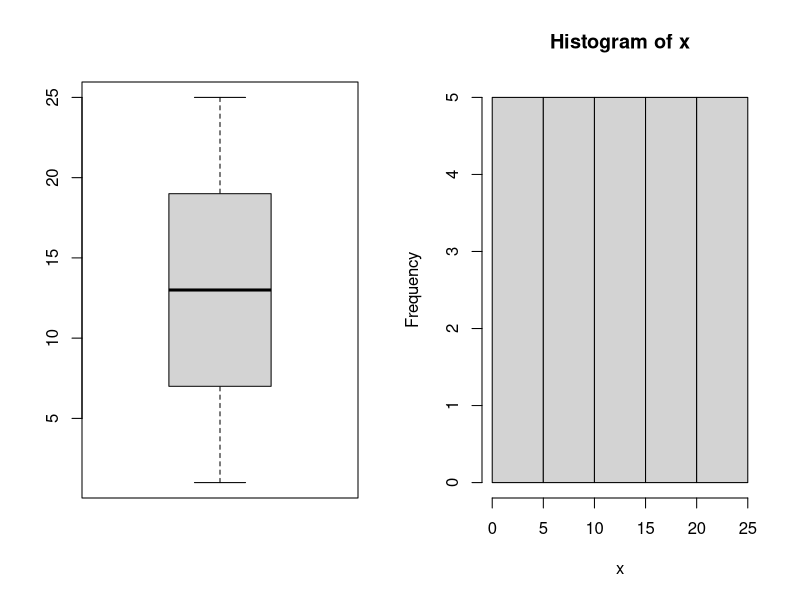
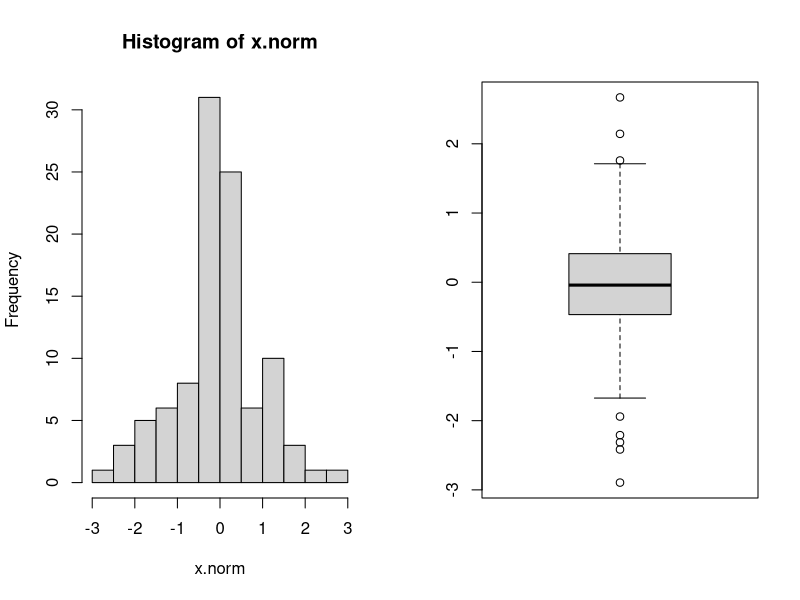
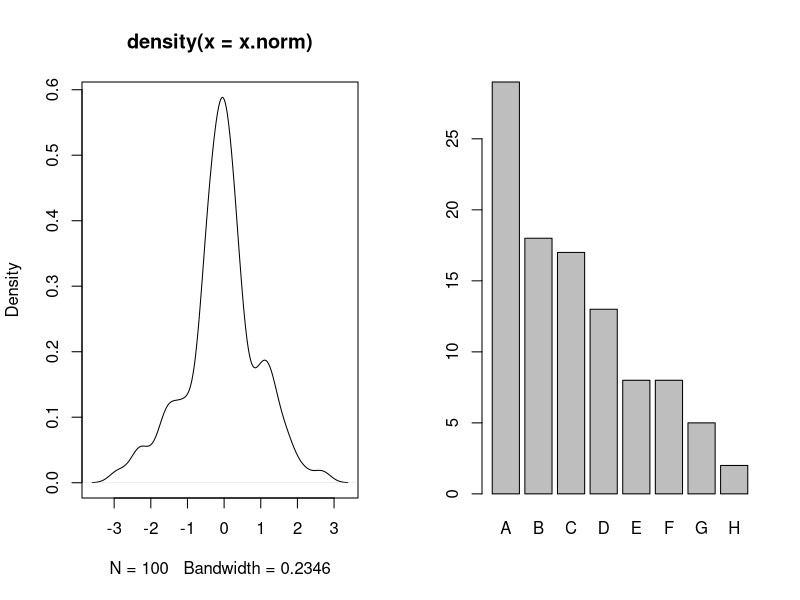
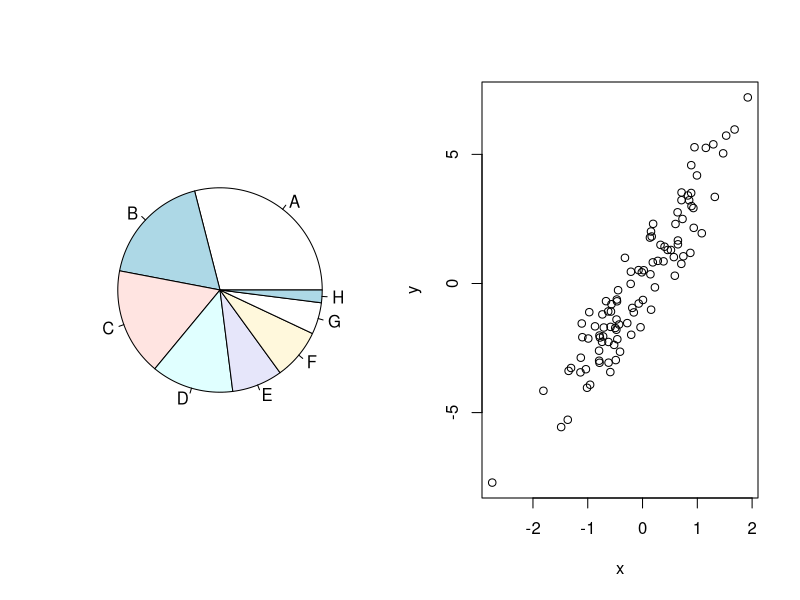
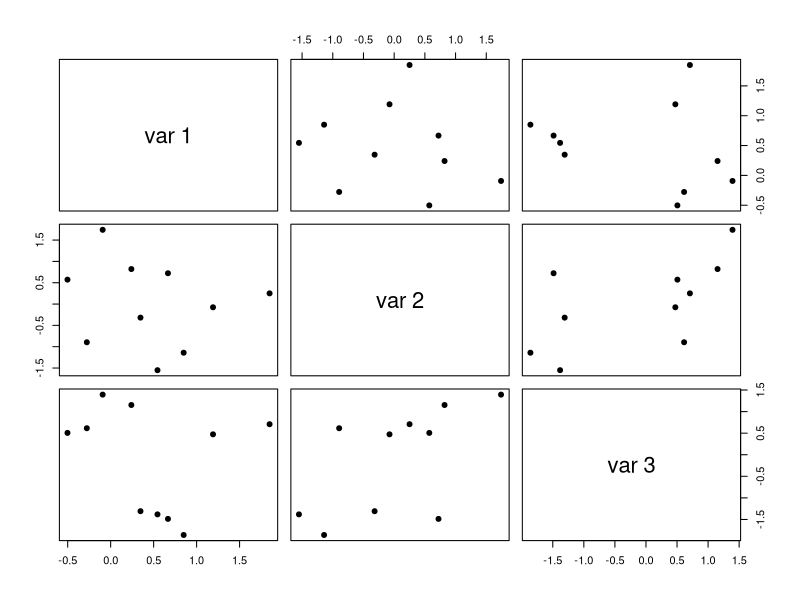
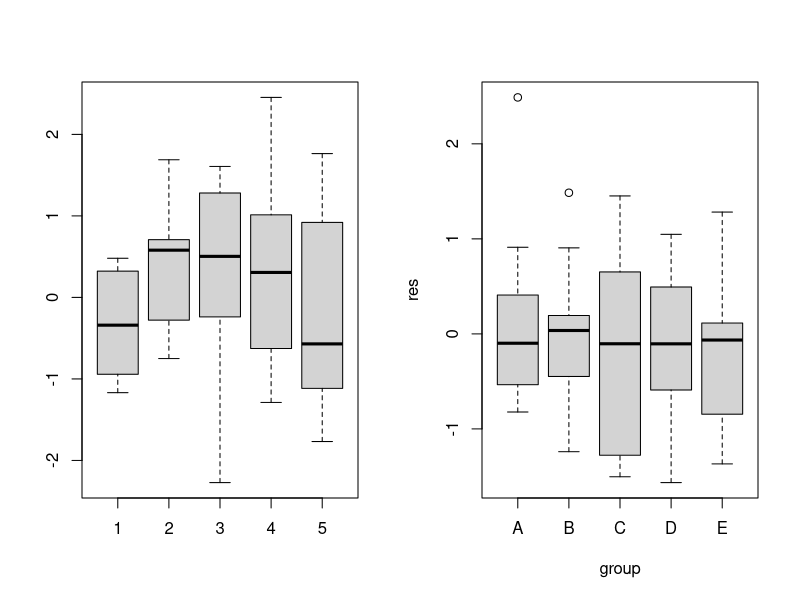
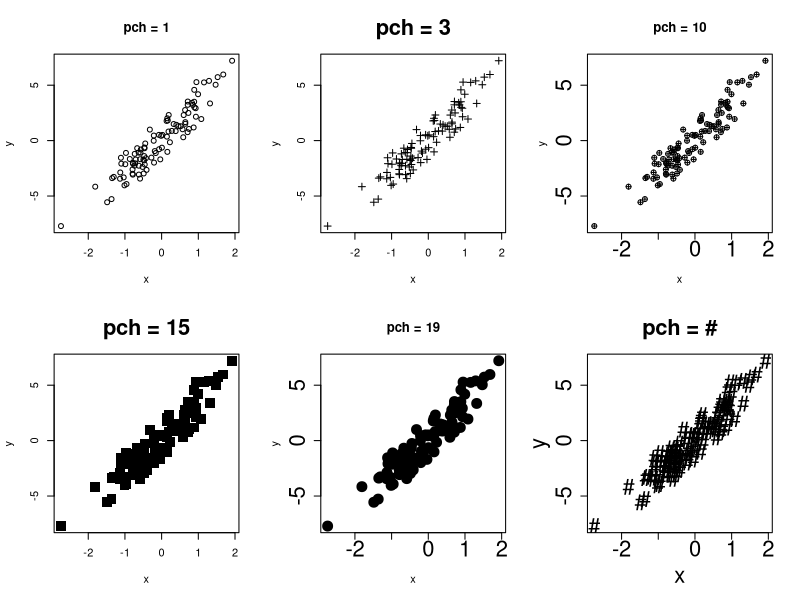
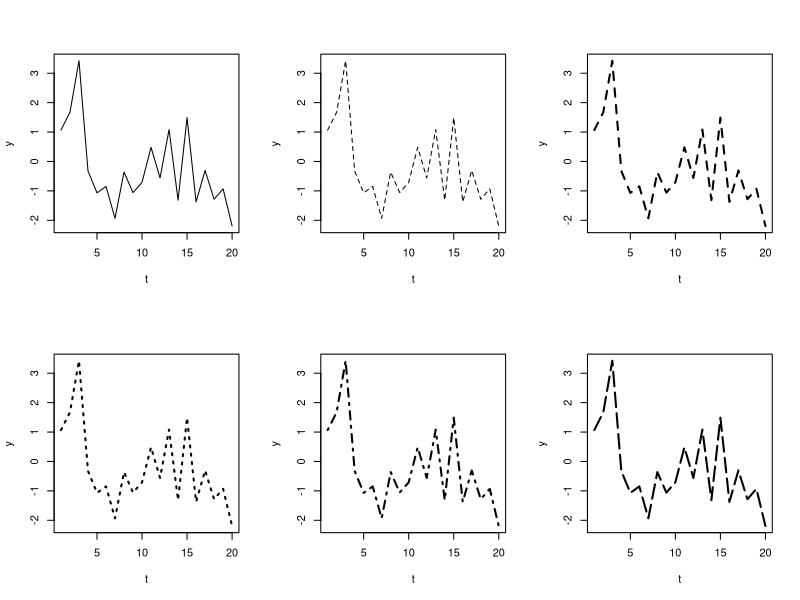

These figures' R source, in order:
## ---- chunk 1
knitr::opts_chunk$set(echo = TRUE)
## ---- chunk 2
5+3
5*3
5/3
5^3
5%%3
5%/%3
## ---- chunk 3
a<-2^4
b= 2^4
a
b
## ---- chunk 4
a<- 100
b<- 4
a * b - a
## ---- chunk 5
2500*0.01 /(1-(1+0.01)^(-10))
## ---- chunk 6
NA
0/0
2/0
-2/0
pi
1e-3
## ---- chunk 7
Inf+100
Inf-Inf+1
NaN+Inf
NA+Inf
NaN+NA
## ---- chunk 8
abs(-1)
## ---- chunk 9
exp(10)
log(10)
log2(2)
log10(10)
## ---- chunk 10
log(10, base = 10)
log(10, base = exp(1))
## ---- chunk 11
log10(10)
log(10)
## ---- chunk 12
2 ** 3
2^3
2^0.5
sqrt(2)
## ---- chunk 13
round(123.78543)
round(123.78543, digits = 2)
round(123.78543, digits= -2)
round(12378543, digits= -4)
signif(123.78543, digits =2)
signif(12378543, digits =2)
floor(123.78543)
ceiling(123.78543)
trunc(123.78543) #extract the integer part
## ---- chunk 14
x<- 1:25
mean(x)
var(x)
median(x)
quantile(x, c(0.1, 0.5, 0.7))
## ---- chunk 15
a<- 1:5
b<- 6:10
c<- 11:15
d<- 16:20
# construct a matrix, use rbind
m1<- rbind(a, b, c, d)
m1
## ---- chunk 16
# use cbind
m2<-cbind(a, b, c, d)
m2
## ---- chunk 17
# dim is dimension
dim(m1)
dim(m2)
## ---- chunk 18
x <-1:15
# use matrix(x, nrow = , ncol= )
matrix(x, nrow = 3, ncol= 5)
## ---- chunk 19
# use matrix(x, nrow = , ncol= , byrow = TRUE)
matrix(x, nrow = 3, ncol= 5, byrow = TRUE)
## ---- chunk 20
colnames(m1)
rownames(m1)
## ---- chunk 21
colnames(m1)<-c('v1','v2','v3','v4','v5')
m1
## ---- chunk 22
m1[2, 4]
m1[c(2,3), 4]
m1[c(2,3), c(1,2)]
## ---- chunk 23
m1[ , 2]
m1[2, ]
m1[c(1,2), ]
## ---- chunk 24
vt1 <- c(1:5) 
vt2 <- c(3:6) 
vt2 <- c(vt2, vt1)
## ---- chunk 25
length(vt1)
vt1[3]
vt2[c(3,5,7)]
vt1[-2]
vt2[c(3:6)]
## ---- chunk 26
x<-c(3,6,9)
y<-c(1,2,3)
x*3
x-3
x^3
x^y
## ---- chunk 27
c(1, 1, 2, 2, 3, 3, 4, 4, 5, 5, 6, 6, 7, 7, 8, 8, 9, 9, 10, 10) %% 2:3

c(1, 1, 2, 2, 3, 3, 4, 4, 5, 5, 6, 6, 7, 7, 8, 8, 9, 9, 10, 10) %% rep(2:3, 10)
## ---- chunk 28
rep(3,12)
rep(seq(2,10,2), 2)
rep(c(1, 4), c(3, 2))
rep(seq(2, 10, 2), rep(3, 5))
## ---- chunk 29
Xvector <- rep(NA, 6) 
Xvector[3] <- 12 
Xvector[c(4:6)] <- rep(1, 3) 
Xvector
#delete NA
Xvector <- Xvector[-(1:2)]
Xvector
## ---- chunk 30
x <- c(1:25, NA)
mean(x, na.rm= TRUE)
median(x, na.rm= TRUE)
quantile(x,0.5, na.rm= TRUE)
summary(x)
par(mfrow= c(1,2))
boxplot(x)
hist(x)
## ---- chunk 31
objects()
ls()
# if you want to delete some objects, you can type: 
rm(x)
#Now, see again what you have in your workspace.
objects()
## ---- chunk 32
seq(1, 10, 2)
seq(1, 5, by = 0.5)
seq(1, 10, length.out =7 )
rep(3, 12)
rep(seq(2, 10, 2), 2)
## ---- chunk 33
a <- c(3, 5, 9, 10) 
b <- c(14, 15, 17)
V1 <- c() 
V1 <- c(V1, a, b) 
V1
## ---- chunk 34
a <- c(3, 5, 9, 10) 
b <- c(14, 15, 17)
V2 <- rep(0, 7) 
V2[1:4] <- a
V2 
## ---- chunk 35
a <- c(3, 5, 9, 10) 
b <- c(14, 15, 17)
V3 <- rep(NA, 7) 
V3[1:4] <- a 
V3 
## ---- chunk 36
b<- c(1,1,1,1,4,5,7,9)
unique(b)
table(b)
## ---- chunk 37
a<- c(3,1,4,8,9)
b<-c(25,1,3,56,7)
union(a,b)
intersect(a,b)
# vector a - interest(a,b) 
setdiff(a,b)
setequal(a,b)
## ---- chunk 38
a<- c(2,4,8,6,7,12,56,89)
sort(a)
sort(a,decreasing = FALSE)
## ---- chunk 39
a<- c(2,4,8,6,7,12,56,89)
inc.order <- order(a)
inc.order
## ---- chunk 40
dec.order <- order(a, decreasing = TRUE)
dec.order
a[dec.order]
## ---- chunk 41
a<- c(2,4,8,6,7,12,56,89)
a[5]<- -3
a
# Change the 5th element to -3
vt1<-c(1:10)
vt1[-2]
vt1[-c(3:6)]
## ---- chunk 42
"Hello World!!!"
print("Hello R World!!!")
## ---- chunk 43
TEXT1 <- "Let's go to a game." 
strsplit (TEXT1, " ")
TEXT2 <- "Hurry! We are late!" 
strsplit (TEXT2, "!")
## ---- chunk 44
toupper(TEXT1)
tolower(TEXT2) 
## ---- chunk 45
more.colors <- c(colors, "green", "cyan") 
more.colors 
## ---- chunk 46
z <- c("red", "green", 12) 
z 
## ---- chunk 47
colors <- c("red", "yellow", "blue") 
substr(colors, 1, 3)
## ---- chunk 48
grep("y", more.colors)
grep("e", more.colors)
## ---- chunk 49
y.in.V <- grep("y", more.colors) 
e.in.V <- grep("e", more.colors) 
more.colors[y.in.V]
E.in.V <- grep("E", more.colors) 
more.colors[E.in.V] 
## ---- chunk 50
paste(colors, "line") ## with space
paste(colors, "line", sep = "" ) ## no space

## use ";" to seperate strings 
paste("I like", colors, collapse = "; ")
## ---- chunk 51
colors <- c("red", "yellow", "blue") 
f.c <- factor(colors) 
f.c 
levels(f.c) 
as.integer(f.c)
## ---- chunk 52
A <- c(T, T, F, T, F)
B <- c(3, 1, 5, 4, 7)
B[A] 
!A
B[!A] 
## ---- chunk 53
B <- c(3, 1, 5, 4, 7)
C <- c(23, 1, 44, 5, 3)
B == C 
## ---- chunk 54
B <- c(3, 1, 5, 4, 7)
D <- c(2, 5 ,6, 10) 
B == D
## ---- chunk 55
is.null(c())
c(is.na(NA), is.na(2))
## ---- chunk 56
x1 <- 1:5 
x2 <- c(1:3, 2.2) 
x3 <- colors 
c(is.integer(x1), is.numeric(x1), is.double(x1))
c(is.integer(x2), is.numeric(x2), is.double(x2))
c(is.character(x3), is.numeric(x3))
## ---- chunk 57
a <- c(3, 4, 2, 7, 10, 23, 8, 9, 11) 
b <- c("red", "yellow", "blue") 
c <- c(TRUE, FALSE) 
d <- f.c 
c(class(a), class(b), class(c), class(d))
## ---- chunk 58
a <- 1:5
b <- 6:10
c <- 11:15
d <- 16:20
M1 <- rbind(a, b, c, d)
M1
## ---- chunk 59
M2 <- cbind(a, b, c, d)
M2
## ---- chunk 60
X <- 1:20
matrix(X, nrow = 4, ncol = 5)
matrix(X, nrow = 5, ncol = 4)
matrix(X, nrow = 4, ncol = 5, byrow = TRUE)
matrix(X, nrow = 5, ncol = 4, byrow = TRUE)
## ---- chunk 61
M1
dim(M1)
colnames(M1)
colnames(M1)<- c("V1", "V2", "V3", "V4", "V5")
dimnames(M1)

## ---- chunk 62
M1[2, 4]
M1[c(2, 4), 3]
M1[c(2, 4), c(3, 5)]
## ---- chunk 63
M1[, 4]
M1[c(2, 4), ]; M1[, c(3, 5)]
## ---- chunk 64
M1
M1[5]
M1[13]
## ---- chunk 65
M1[c("b", "c"), ]
M1[c("b", "c"), c("V2", "V5")]
## ---- chunk 66
vec.X.v1 <- c()
Xn <- 3
for(n in 1:7){
Xn <- 2*Xn + 3
vec.X.v1 <- c(vec.X.v1, Xn)
}
vec.X.v1
## ---- chunk 67
n <- 10
ans <- 1
for(j in n:1){
ans <- ans * j
}
ans
factorial(n) #算階層的函數
## ---- chunk 68
x0 <- 3; a <- 5; c <- 7; m <- 501
X <- rep(NA, 11)
X[1] <- x0
for(j in 1:10){
X[j + 1] <- (a*X[j] + c) %% m
}
X[2:11]
round(X/m, 2)
## ---- chunk 69
basket <- c("r", "b", "y", "y", "y", "r", "r", "b")
n.r <- 0; n.b <- 0; n.y <- 0
for(i in 1:length(basket)){
if(basket[i] == "r"){
n.r <- n.r + 1
}else if(basket[i] == "b"){
n.b <- n.b + 1
}else{
n.y <- n.y + 1
}
}
c(n.r, n.b, n.y)
## ---- chunk 70
ind.r <- basket == "r"
ind.b <- basket == "b"
ind.y <- basket == "y"
c(sum(ind.r), sum(ind.b), sum(ind.y))
## ---- chunk 71
v.basket <- rep(NA, length(basket))
for(i in 1:length(basket)){
if(basket[i] == "r"){
v.basket[i] <- 1
}else if(basket[i] == "b"){
v.basket[i] <- 2
}else{
v.basket[i] <- 3
}
}
v.basket
## ---- chunk 72
v.basket <- rep(NA, length(basket))
ind.r <- basket == "r"
ind.b <- basket == "b"
ind.y <- basket == "y"
v.basket[ind.r] <- 1
v.basket[ind.b] <- 2
v.basket[ind.y] <- 3
v.basket
## ---- chunk 73
v.basket <- ifelse(basket == "r", 1, ifelse(basket == "b", 2, 3))
v.basket
## ---- chunk 74
Fib1 <- 1
Fib2 <- 1
Fibonacci <- c(Fib1)
while (Fib2 < 100) {
Fibonacci <- c(Fibonacci, Fib2)
Fib1 <- Fibonacci[length(Fibonacci) - 1]
Fib2 <- Fib1 + Fibonacci[length(Fibonacci)]
}
Fibonacci
## ---- chunk 75
coin <- c(0, 0, 0, 0, 0, 0, 1, 0, 1, 0, 1, 0,
1, 1, 0, 1, 1, 0, 0, 0, 1, 0, 1, 0,
0, 0, 0, 0, 0, 0, 1)
N <- c(); j <- 1
while(j <= length(coin)){
n.fail <- 0
while(coin[j] != 1){
n.fail <- n.fail + 1
j <- j + 1
}
N <- c(N, n.fail + 1)
j <- j + 1
}
N
## ---- chunk 76
Fib1 <- 1
Fib2 <- 1
Fibonacci <- c(Fib1)
for(j in 1:1000){
if(Fib2 < 100){
Fibonacci <- c(Fibonacci, Fib2)
Fib1 <- Fibonacci[length(Fibonacci) - 1]
Fib2 <- Fib1 + Fibonacci[length(Fibonacci)]
}else{
break
}
}
Fibonacci
## ---- chunk 77
Fib1 <- 1
Fib2 <- 1
Fibonacci <- c(Fib1)
repeat
{
if(Fib2 < 100){
Fibonacci <- c(Fibonacci, Fib2)
Fib1 <- Fibonacci[length(Fibonacci) - 1]
Fib2 <- Fib1 + Fibonacci[length(Fibonacci)]
}else{
break
}
}
Fibonacci
## ---- chunk 78
Fib1 <- 1
Fib2 <- 1
Fibonacci <- c(Fib1)
repeat
{
if(Fib2 >= 100) break
Fibonacci <- c(Fibonacci, Fib2)
Fib1 <- Fibonacci[length(Fibonacci) - 1]
Fib2 <- Fib1 + Fibonacci[length(Fibonacci)]
}
Fibonacci
## ---- chunk 79
Fib1 <- 1
Fib2 <- 1
Fibonacci <- c(Fib1)
for(j in 1:100){
if(Fib2 >= 100) next
Fibonacci <- c(Fibonacci, Fib2)
Fib1 <- Fibonacci[length(Fibonacci) - 1]
Fib2 <- Fib1 + Fibonacci[length(Fibonacci)]
#print(j)
}
Fibonacci
## ---- chunk 80
x <- c(0.8933, 0.2344, 0.0764, 0.7736)
x.percent <- round(100*x, digits = 1)
x.show <- paste(x.percent, "%", sep = "")
print(x.show)
cat(x.show)
## ---- chunk 81
k <- 1
while(k < 100){
fac <- c()
for(j in 1:k){
if((k %% j) == 0) fac <- c(fac, j)
}
if(k == sum(fac[-length(fac)])){
out <- paste(paste(k, "=", sep=" "),
paste(fac[-length(fac)], collapse = " + "),
sep = " ")
print(out)
}
k <- k+1
}
## ---- chunk 82
k <- 1
while(k < 100){
fac <- c()
for(j in 1:k){
if((k %% j) == 0){
fac <- c(fac, j)
}
}
if(k == sum(fac[-length(fac)])){
cat(paste(k, "=", sep=" "),
paste(fac[-length(fac)], collapse = " + "), "\n")
}
k <- k+1
}
## ---- chunk 83
make.percent <- function(x){
x.percent <- round(100*x, digits = 1)
x.show <- paste(x.percent, "%", sep = "")
cat(x.show)
}
make.percent(c(0.8933, 0.2344, 0.0764, 0.7736))
# we can not express the answer by
ans <- make.percent(c(0.8933, 0.2344, 0.0764, 0.7736))
ans
## ---- chunk 84
f <- function(x){
return(3*x + 2)
}
f(2)
## ---- chunk 85
f <- function(x, y){
x^2 + y^2
}
f(2, 2); f(2, 3); f(2, 4)
## ---- chunk 86
perfect.number <- function(a, b){
k <- a
res <- c()
while(k < b){
fac <- c()
for(j in 1:k){
if((k %% j) == 0) fac <- c(fac, j)
}
if(k == sum(fac[-length(fac)])) {
res <- c(res, k)}
k <- k+1
}
return(res)
}
perfect.number(10, 10000)
## ---- chunk 87
X <- list(a = 3, b = c(1,2,3,4,5), c = c("A", "B"))
X
## ---- chunk 88
X <- list(a = 3, b = c(1,2,3,4,5), c = c("A", "B"))
X$a
X[[2]]
X[["c"]]
## ---- chunk 89
try.list <- list() ## a null list
length(try.list) <- 2 ## assign the size to the list
try.list[[1]] <- seq(0, 10, length.out = 3) ## without name
try.list$square <- seq(0, 10, length.out = 3)^2 ## with name
try.list
try.list[[3]]
try.list$square
names(try.list)
length(try.list)
## ---- chunk 90
perfect.number <- function(a, b){
k <- a
res <- c()
ans <- list()
while(k < b){
fac <- c()
for(j in 1:k){
if((k %% j) == 0) fac <- c(fac, j)
}
if(k == sum(fac[-length(fac)])) {
res <- c(res, k)
ans[[paste(k)]] <- fac[-length(fac)]
}
k <- k+1
}
ans$number <- res
return(ans)
}
Ans <- perfect.number(1, 100)
Ans
Ans[["28"]]
## ---- chunk 91
perfect.number <- function(a, b){
k <- a
res <- c()
ans <- list()
while(k < b){
fac <- c()
for(j in 1:k){
if((k %% j) == 0) fac <- c(fac, j)
}
if(k == sum(fac[-length(fac)])) {
res <- c(res, k)
ans[[paste(k)]] <- fac[-length(fac)]
}
k <- k+1
}
print(res)
ans$number <- res
return(invisible(ans))
}
Ans <- perfect.number(1, 100)
Ans
## ---- chunk 92
colors <- c("red", "yellow", "blue")
numbers <- c(1, 2, 3)
colors.and.numbers <- data.frame(colors,numbers,
                                 more.numbers = c(4, 5, 6))
colors.and.numbers
## ---- chunk 93
X <- matrix(NA, 3, 3)
X[,1] <- c("red", "yellow", "blue")
X[,2] <- c(1, 2, 3)
X[,3] <- c(4, 5, 6)
colnames(X) <- c("colors", "numbers", "more.numbers")
X
## ---- chunk 94
str(colors.and.numbers)
## ---- chunk 95
colors <- c("red", "yellow", "blue")
numbers <- c(1, 2, 3)
colors.and.numbers <- data.frame(colors, numbers,
more.numbers = c(4, 5, 6),
stringsAsFactors = FALSE)
str(colors.and.numbers)
## ---- chunk 96
data2 <- data.frame(colors, numbers, more.numbers = c(4, 5, 6),
stringsAsFactors = FALSE)
data2 <- rbind(data2, c("black", 3, 5))
data2
## ---- chunk 97
colors <- c("red", "yellow", "blue")
number1 <- c(1, 2, 3)
number2 <- c(10, 11, 12)
colors.and.numbers <- data.frame(colors, number1) ## construct data.frame
colors.and.numbers$more.numbers <- c(4, 5, 6) ## add one column
colors.and.numbers <- cbind(colors.and.numbers, number2) ## add one column
colors.and.numbers
## ---- chunk 98
X <- seq(0, 10, 0.1)
A <- 3
B <- mean(X)
dump(list = objects(), file = "all.R")
dump(c("A", "X"), file = "parts.R")
## ---- chunk 99
x.norm <- rnorm(100, mean=0, sd=1)
hist(x.norm)
boxplot(x.norm)
plot(density(x.norm))
## ---- chunk 100
x <- sample(c(1:8), 100, replace=TRUE, prob=c(8:1))
x <- table(x)
names(x) <- c("A", "B", "C", "D", "E", "F", "G", "H")
barplot(x)
pie(x)
## ---- chunk 101
x <- rnorm(100)
y <- 3*x + rnorm(100, 0, 1)
plot(x, y)
cor(x,y)
X <- matrix(rnorm(30), 10, 3) ## use matrix
pairs(X, pch = 19)
## ---- chunk 102
X <- matrix(rnorm(50), 10, 5) ## use matrix
boxplot(X)
## ---- chunk 103
## use data.frame
X <- data.frame(group = rep(c("A", "B", "C", "D", "E"), each = 10),
res = rnorm(50))
boxplot(res ~ group, data = X)
## ---- chunk 104
par(mfrow = c(2,3)) # split plot ranges
plot(x, y, pch = 1, main = "pch = 1")
plot(x, y, pch = 3, main = "pch = 3", cex.main = 2)
plot(x, y, pch = 10, main = "pch = 10", cex.axis = 2)
plot(x, y, pch = 15, main = "pch = 15", cex = 2, cex.main = 2)
plot(x, y, pch = 19, main = "pch = 19", cex = 2, cex.axis = 2)
plot(x, y, pch = "#", main = "pch = #", cex = 2,
cex.axis = 2, cex.lab = 2, cex.main = 2)
## ---- chunk 105
t <- 1:20
y <- rnorm(20)
par(mfrow = c(2,3)) # split plot ranges
plot(t, y, type = "l")
plot(t, y, type = "l", lty = 2)
plot(t, y, type = "l", lty = 2, lwd = 2)
plot(t, y, type = "l", lty = 3, lwd = 2)
plot(t, y, type = "l", lty = 4, lwd = 2)
plot(t, y, type = "l", lty = 5, lwd = 2)
## ---- chunk 106
t <- 1:20
y <- rnorm(20)
par(mfrow = c(2,3)) # split plot ranges
plot(t, y, type = "l", bty = "o", main = "bty = \" o \"")
plot(t, y, type = "l", bty = "n", main = "bty = \" n \"")
plot(t, y, type = "l", bty = "7", main = "bty = \" 7 \"")
plot(t, y, type = "l", bty = "L", main = "bty = \" L \"")
plot(t, y, type = "l", bty = "C", main = "bty = \" C \"")
plot(t, y, type = "l", bty = "U", main = "bty = \" U \"")
## ---- chunk 107
par(mfrow = c(2, 3))
curve(exp(-x), 0, 10)
curve(dnorm(x), -10, 10)
curve(x^2, -10, 10)
curve(sin, 0, 10)
curve(3*exp(-3*x), 0, 6)
curve(5*x+2, 0, 10)
## ---- chunk 108
plot(t, y, type = "b")
abline(h = 0)
abline(v = 15, lty = 2, col = 8, lwd = 2)
points(t[15], y[15], pch = 19, col = 2)
## ---- chunk 109
x <- rnorm(50)
y <- 3*x + rnorm(50, 0, 1)
y1 <- 5*x + rnorm(50, 0, 2)
plot(x, y, type = "p", pch = 19)
abline(a = 0, b = 3)
points(x, y1, col = 4, pch = 20)
abline(a = 0, b = 5, col = 4)
text(-1.5, 2, "A", cex = 5)
text(1, -5, "B", cex = 5, col = 2)
legend("topleft", c("Y", "Y1"), col = c(1,4), lty = c(1, 1),
cex = 2)
## ---- chunk 110
x <- rnorm(50)
y <- 3*x + rnorm(50, 0, 1)
y1 <- 5*x + rnorm(50, 0, 2)
y2 <- -2*x + rnorm(50, 0, 2)
layout(matrix(c(1,2,3,3), 2, 2, byrow=TRUE))
plot(x, y, type = "p", pch = 19, main = "Y")
abline(a = 0, b = 3)
plot(x, y1, type = "p", pch = 19, main = "Y1")
abline(a = 0, b = 5)
plot(x, y2, type = "p", pch = 19, main = "Y2")
abline(a = 0, b = -2)
## ---- chunk 111
A <- matrix(c(1:4), 2, 2)
B <- matrix(c(5:8), 2, 2)
A + 3
A - 1
A * 5
A * B
## ---- chunk 112
C <- matrix(1:9, 3, 3)
colSums(C)
rowSums(C)
colMeans(C)
rowMeans(C)
t(C) #transpose
## ---- chunk 113
A %*% B
## ---- chunk 114
diag(A)
## ---- chunk 115
det(A)
## ---- chunk 116
solve(A)
## ---- chunk 117
eigen(B)
## ---- chunk 118
D <- matrix(rnorm(9), 3, 3)
eig.D <- eigen(D)
eig.D$values
eig.D$vectors









